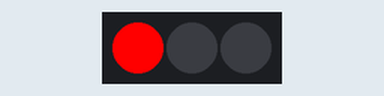
Recording of a program running on a simulated Raspberry Pi Pico. Parts: 3 RGB LEDs in strip order, left to right.

Above: at 0.2 s.
At 1.7 s:
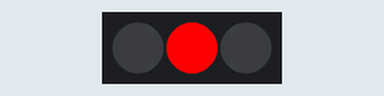
At 3.7 s:
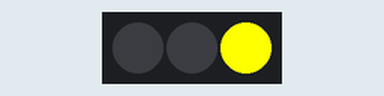
At 7.5 s:
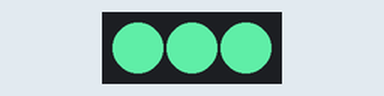
At 9.5 s:
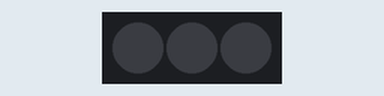
At 13.2 s:
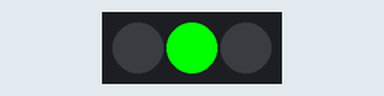
Timing chart, 0 to 13.7 s (numbered marks = the images above):
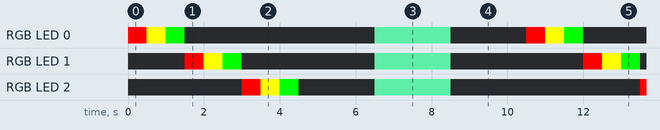

Measured:
- by itself, RGB LED 0: repeats every 10.5 s: RGB(255, 255, 0) 0.50 s, RGB(0, 255, 0) 0.50 s, off 5.0 s, RGB(80, 200, 140) 2.0 s, off 2.0 s, RGB(255, 0, 0) 0.50 s
- by itself, RGB LED 1: repeats every 10.5 s: RGB(255, 255, 0) 0.50 s, RGB(0, 255, 0) 0.50 s, off 3.5 s, RGB(80, 200, 140) 2.0 s, off 3.5 s, RGB(255, 0, 0) 0.50 s
- by itself, everything shown: repeats every 10.5 s, in 12 steps

The program:

main.cpp
```cpp
#include <Arduino.h>
/*
 * This ESP8266 NodeMCU code was developed by newbiely.com
 *
 * This ESP8266 NodeMCU code is made available for public use without any restriction
 *
 * For comprehensive instructions and wiring diagrams, please visit:
 * https://newbiely.com/tutorials/esp8266/esp8266-ws2812b-led-strip
 */

#include <Adafruit_NeoPixel.h>

#define PIN_WS2812B  6  // The ESP8266 pin that connects to WS2812B
#define NUM_PIXELS   3  // The number of LEDs (pixels) on WS2812B
#define DELAY_INTERVAL 500

Adafruit_NeoPixel WS2812B(NUM_PIXELS, PIN_WS2812B, NEO_GRB + NEO_KHZ800);

void setup() {
  WS2812B.begin(); // initializes WS2812B strip object (REQUIRED)
}

void loop() {
  WS2812B.clear(); // set all pixel colors to 'off'. It only takes effect if pixels.show() is called

  // turn pixels to green one by one with delay between each pixel
  for (int pixel = 0; pixel < NUM_PIXELS; pixel++) { // for each pixel
    WS2812B.setPixelColor(pixel, WS2812B.Color(255, 0, 0)); // it only takes effect if pixels.show() is called
    WS2812B.show();   // send the updated pixel colors to the WS2812B hardware.
    delay(DELAY_INTERVAL); // pause between each pixel
    WS2812B.clear();

    WS2812B.setPixelColor(pixel, WS2812B.Color(255, 255, 0)); // it only takes effect if pixels.show() is called
    WS2812B.show();   // send the updated pixel colors to the WS2812B hardware.
    delay(DELAY_INTERVAL); // pause between each pixel
     WS2812B.clear();

    WS2812B.setPixelColor(pixel, WS2812B.Color(0,255, 0)); // it only takes effect if pixels.show() is called
    WS2812B.show();   // send the updated pixel colors to the WS2812B hardware.
    delay(DELAY_INTERVAL); // pause between each pixel
     WS2812B.clear();
  }

  // turn off all pixels for two seconds
  WS2812B.clear();
  WS2812B.show(); // send the updated pixel colors to the WS2812B hardware.
  delay(2000);     // off time

  // turn on all pixels to red at the same time for two seconds
  for (int pixel = 0; pixel < NUM_PIXELS; pixel++) { // for each pixel
    WS2812B.setPixelColor(pixel, WS2812B.Color(80, 200, 140)); // it only takes effect if pixels.show() is called
  }
  WS2812B.show(); // send the updated pixel colors to the WS2812B hardware.
  delay(2000);     // on time

  // turn off all pixels for one seconds
  WS2812B.clear();
  WS2812B.show(); // send the updated pixel colors to the WS2812B hardware.
  delay(2000);     // off time
}
```
